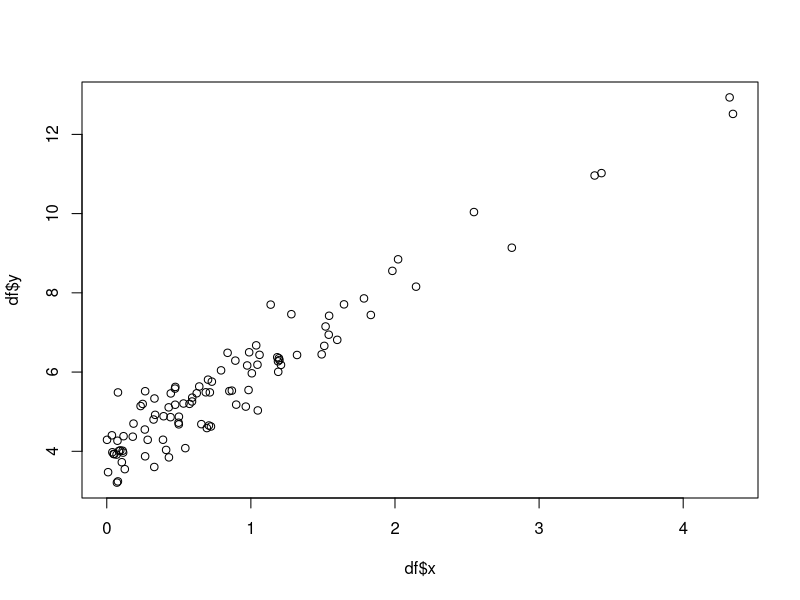
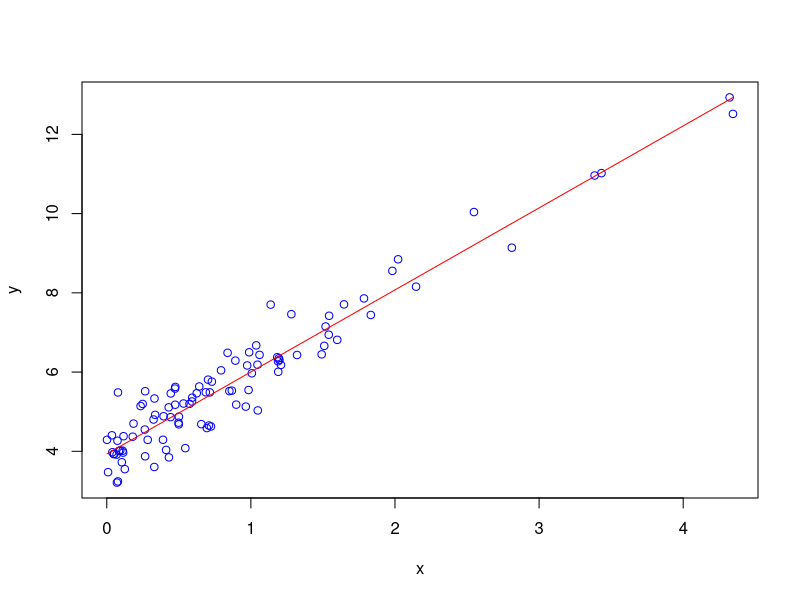

Here is the R script that generated these plots, in order:
## ---- chunk 1
#| echo: true
#| code-fold: false
df <- data.frame(x = 101:103, y = c('a', 'b', 'c'))
df
## ---- chunk 2
#| echo: true
#| code-fold: false
df$x
## ---- chunk 3
#| echo: true
#| code-fold: false
df$y
## ---- chunk 4
#| echo: true
#| code-fold: false
x <- 101:10**3
y <- 2*x + 7
df <- data.frame(x, y)
head(df)
## ---- chunk 5
#| echo: true
#| code-fold: false
head(df,10)
## ---- chunk 6
sum(df$y)
## ---- chunk 7
#| echo: true
#| code-fold: false
df <- read.csv("numbers.csv")
## ---- chunk 8
#| echo: true
#| code-fold: false
head(df)
## ---- chunk 9
1/mean(df$x)
## ---- chunk 10
#| echo: true
#| code-fold: false
my_condition <- df$y > 5
my_condition[1:6]
## ---- chunk 11
#| echo: true
#| code-fold: false
length(my_condition) == nrow(df)
## ---- chunk 12
#| echo: true
#| code-fold: false
df_cond <- df[my_condition,]
head(df_cond)
## ---- chunk 13
mean(df[df$x > 1,]$y)
## ---- chunk 14
plot(df$x, df$y)
## ---- chunk 15
#| echo: true
#| code-fold: false
lm(y ~ x, data = df)
## ---- chunk 16
#| echo: true
#| code-fold: false
ans <- coef(lm(y ~ x, data = df))
ans
## ---- chunk 17
x <- df$x
y <- df$y
plot(x, y, col = 'blue')
lines(x, ans[2]*x + ans[1], col = 'red')
## ---- chunk 18
#| warning: false
library(MASS)
fitdistr(df$x, "exponential")
